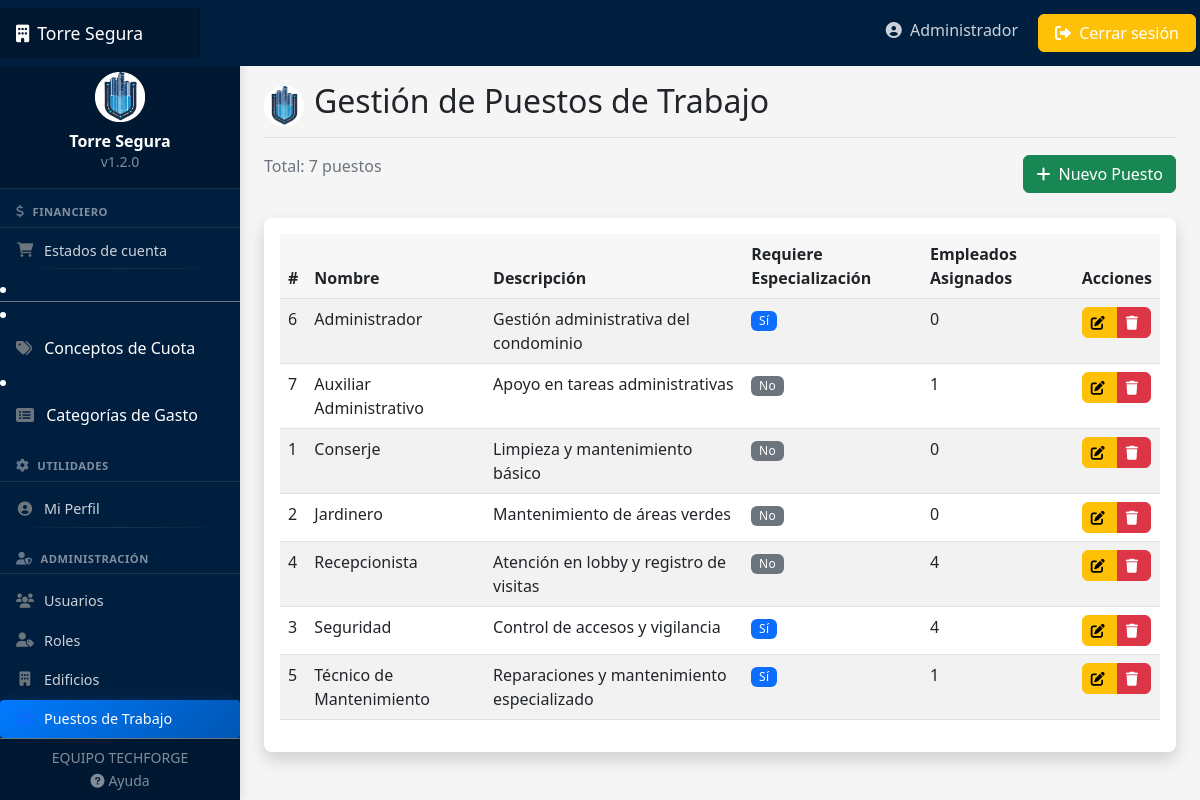
Screenshot of /personal/puestos/ (signed in) with the database file from the repository.
### usuarios/models.py (models this page shows, shortened)
class Usuario(AbstractUser):
    TIPOS_DOCUMENTO = [
        ('DNI', 'DNI'),
        ('PASAPORTE', 'Pasaporte'),
        ('CEDULA', 'Cédula'),
    ]
    rol = models.ForeignKey(Rol, on_delete=models.SET_NULL, null=True, related_name='usuarios')
    telefono = models.CharField(max_length=15, blank=True)
    tipo_documento = models.CharField(max_length=10, choices=TIPOS_DOCUMENTO, default='DNI')
    numero_documento = models.CharField(max_length=20, blank=True)
    foto = models.ImageField(upload_to='usuarios/', blank=True, null=True)

### personal/models.py (models this page shows, shortened)
class Puesto(models.Model):
    nombre = models.CharField(max_length=100)
    descripcion = models.TextField(blank=True)
    requiere_especializacion = models.BooleanField(default=False)
    class Meta:
        verbose_name = "Puesto"
        verbose_name_plural = "Puestos"
        ordering = ['nombre']

### personal/views.py (the view)
# urls.py: path('puestos/', views.PuestoListView.as_view(), name='puesto-list'),
class PuestoListView(LoginRequiredMixin, AccesoWebPermitidoMixin, ListView):
    model = Puesto
    template_name = 'personal/puesto_list.html'
    context_object_name = 'puestos'

### usuarios/views.py (called while the page is built)
def tiene_acceso_web(user):
    return (
        user.is_authenticated and
        hasattr(user, 'rol') and
        user.rol is not None and
        user.rol.nombre in ['Administrador', 'Gerente']
    )

    def test_func(self):
        return tiene_acceso_web(self.request.user)

### templates/personal/puesto_list.html (shortened to what this page needs)
{% extends 'base.html' %}
{% load static %}
{% block header %}Gestión de Puestos de Trabajo{% endblock %}
{% block content %}
<div class="mb-4 d-flex justify-content-between align-items-center">
    <p class="text-muted">Total: {{ puestos.count }} puestos</p>
    <a href="{% url 'puesto-create' %}" class="btn btn-success">
        <i class="fas fa-plus"></i> Nuevo Puesto
    </a>
</div>
<div class="card shadow">
    <div class="card-body">
        <div class="table-responsive">
            <table class="table table-striped table-hover">
                <thead>
                    <tr>
                        <th>#</th>
                        <th>Nombre</th>
                        <th>Descripción</th>
                        <th>Requiere Especialización</th>
                        <th>Empleados Asignados</th>
                        <th>Acciones</th>
                    </tr>
                </thead>
                <tbody>
                    {% for puesto in puestos %}
                    <tr>
                        <td>{{ puesto.id }}</td>
                        <td>{{ puesto.nombre }}</td>
                        <td>{{ puesto.descripcion|truncatechars:50 }}</td>
                        <td>
                            {% if puesto.requiere_especializacion %}
                                <span class="badge bg-primary">Sí</span>
                            {% else %}
                                <span class="badge bg-secondary">No</span>
                            {% endif %}
                        </td>
                        <td>{{ puesto.empleados.count }}</td>
                        <td>
                            <div class="btn-group btn-group-sm">
                                <a href="{% url 'puesto-update' puesto.id %}" class="btn btn-warning" title="Editar">
                                    <i class="fas fa-edit"></i>
                                </a>
                                <a href="{% url 'puesto-delete' puesto.id %}" class="btn btn-danger" title="Eliminar">
                                    <i class="fas fa-trash"></i>
                                </a>
                            </div>
                        </td>
                    </tr>
                    {% empty %}
                    <tr>
                        <td colspan="6" class="text-center">No hay puestos registrados</td>
                    </tr>
                    {% endfor %}
                </tbody>
            </table>
        </div>
    </div>
</div>
{% endblock %}

### templates/navbar.html (shortened to what this page needs)
<header class="navbar navbar-dark sticky-top" style="background-color: #001f3f; flex-md-nowrap; p-0; shadow">
    <a class="navbar-brand col-md-3 col-lg-2 me-0 px-3 d-flex align-items-center" href="{% url 'dashboard' %}">
        <span class="d-none d-md-inline"><i class="fas fa-building me-2"></i></span>
        Torre Segura
    </a>
    <div class="navbar-nav ms-auto">
        <div class="nav-item text-nowrap d-none d-md-flex">
            <a class="nav-link p-2 mx-2" href="{% url 'perfil' %}">
                <i class="fas fa-user-circle"></i>
                <span class="ms-1 d-none d-lg-inline">{{ user.first_name|default:user.username }}</span>
            </a>
            <a class="btn btn-warning text-white px-3 m-1" href="{% url 'logout' %}">
                <i class="fas fa-sign-out-alt"></i>
                <span class="d-none d-lg-inline">Cerrar sesión</span>
            </a>
        </div>
    </div>
</header>

### static/css/style.css (style rules this page uses)
:root { --primary-color: #0d6efd; --secondary-color: #6c757d; --success-color: #198754; --danger-color: #dc3545; --warning-color: #ffc107; --info-color: #0dcaf0; --light-color: #f8f9fa; --dark-color: #212529; --sidebar-width: 240px; --navbar-height: 56px; }
body { font-family: 'Segoe UI', Tahoma, Geneva, Verdana, sans-serif; background-color: #f5f5f5; }
.navbar-brand { padding-top: .75rem; padding-bottom: .75rem; font-size: 1.1rem; background-color: rgba(0, 0, 0, .25); box-shadow: inset -1px 0 0 rgba(0, 0, 0, .25); }
.navbar-dark .navbar-nav .nav-link { color: rgba(255, 255, 255, .8); }
.card { margin-bottom: 1.5rem; border: none; box-shadow: 0 0.125rem 0.25rem rgba(0, 0, 0, 0.075); transition: all 0.3s ease; border-radius: 0.5rem; }
.badge { font-weight: 500; padding: .5em .7em; }
.table > :not(:last-child) > :last-child > * { border-bottom-color: inherit; }
.table th { font-weight: 600; background-color: rgba(0, 0, 0, 0.03); }
.btn { font-weight: 500; border-radius: 0.375rem; }
.btn i { margin-right: 0.25rem; }

### static/css/responsive.css (style rules this page uses)
.table-responsive { overflow-x: auto; -webkit-overflow-scrolling: touch; }
.badge { font-weight: 500; padding: 0.35em 0.65em; letter-spacing: 0.025em; }
.btn, .card, .nav-link, .form-control, .form-select { transition: all 0.2s ease; }

### rows the page displays
Usuario: first_name "Administrador"
Puesto: id "6", nombre "Administrador", descripcion "Gestión administrativa del condominio", requiere_especializacion "Sí", empleados.count "0"
Puesto: id "7", nombre "Auxiliar Administrativo", descripcion "Apoyo en tareas administrativas", requiere_especializacion "No", empleados.count "1"
Puesto: id "1", nombre "Conserje", descripcion "Limpieza y mantenimiento básico", requiere_especializacion "No", empleados.count "0"
Puesto: id "2", nombre "Jardinero", descripcion "Mantenimiento de áreas verdes", requiere_especializacion "No", empleados.count "0"
Puesto: id "4", nombre "Recepcionista", descripcion "Atención en lobby y registro de visitas", requiere_especializacion "No", empleados.count "4"
Puesto: id "3", nombre "Seguridad", descripcion "Control de accesos y vigilancia", requiere_especializacion "Sí", empleados.count "4"
Puesto: id "5", nombre "Técnico de Mantenimiento", descripcion "Reparaciones y mantenimiento especializado", requiere_especializacion "Sí", empleados.count "1"

### other values shown
{{ puestos.count }} "7"
